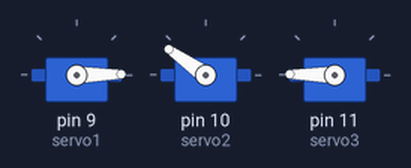
The sketch below on a simulated Arduino Uno, built with avr-gcc and run on an emulated ATmega328P. Parts: 3 × servo.

Above: at 0.05 s.
At 0.6 s:
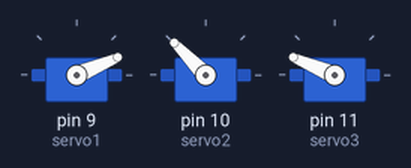
At 1.15 s:
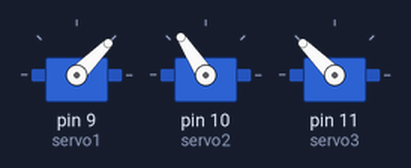
At 2.25 s:
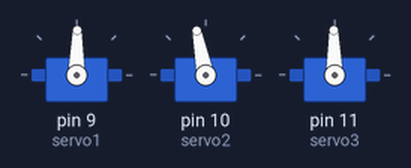
At 3.35 s:
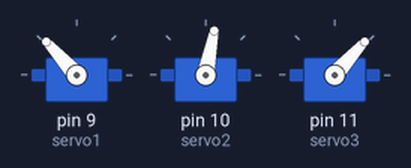
At 4.5 s:
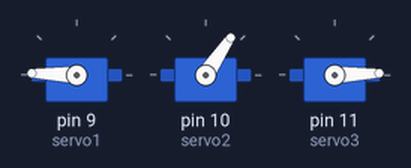
Timing chart, 0 to 5.9 s (numbered marks = the images above):
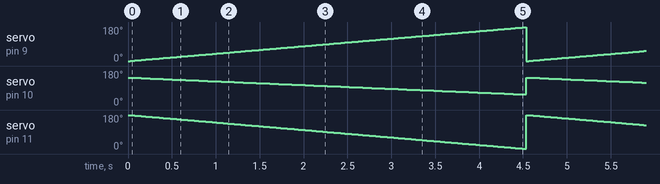

Measured:
- by itself, servo on pin 9 (servo1): ramps from 0° to 179° and jumps back, once every 4.5 s
- by itself, servo on pin 10 (servo2): ramps from 145° to 56° and jumps back, once every 4.5 s
- by itself, servo on pin 11 (servo3): ramps from 180° to 1° and jumps back, once every 4.5 s

The sketch:

servoS.ino
```cpp
#include <Servo.h>

Servo servo1;
Servo servo2;
Servo servo3;

int angle;

void setup()
{
  servo1.attach(9);
  servo2.attach(10);
  servo3.attach(11);
}

void loop()
{
  for(angle = 0; angle < 180; angle += 1)
  {
    servo1.write(angle);
    servo2.write(145-angle/2);
    servo3.write(180-angle);

    delay(25);
  }
}
```
